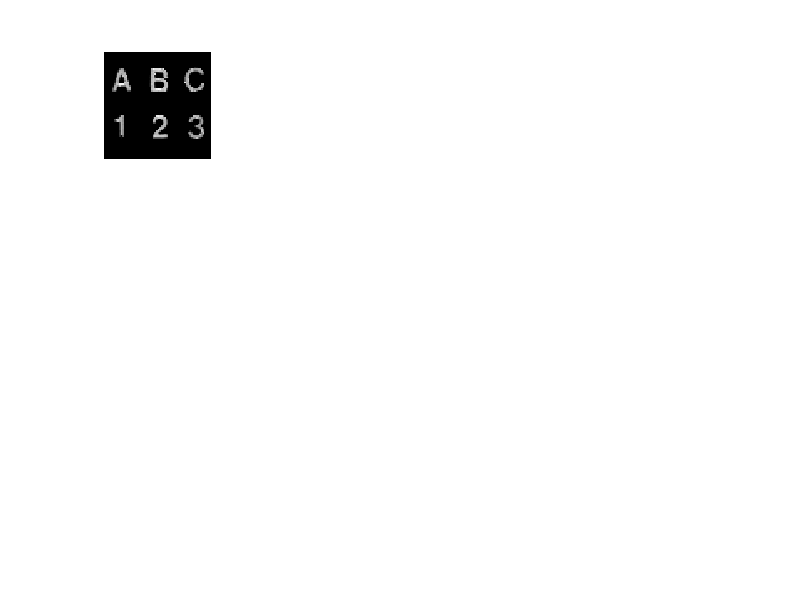

The MATLAB source for this figure: (Note: this script raises an error after producing the figure.)
fid=fopen('charact1.txt');
%open the file in the folder
[Image,COUNT]=fscanf(fid,'%s',[64,64]);
%create an matrix which contains the data of the file.
fclose(fid);
table = [zeros(1,'0'-1) , 0:9 , zeros(1,'A'-'9'-1) , ('A':'Z')-'A' + 10]; 
% match the A-Z to the number 10-36 to transform the char data to number.
image1=table(Image');
subplot(3,4,1);
imshow(image1,[0,31]);
%show the answer to the question, produce the original image
binary_image=imbinarize(image1);
subplot(3,4,2);
imshow(binary_image);
%%
s=regionprops(binary_image,'Image','BoundingBox','Centroid');
%find the bounding of characters to separate the characters and the centroid of characters



%plot the separate image
figure(2)
for k=1:6
    subplot(2,3,k);
    imshow(s(k).Image);
end



%draw the bounding of the separate image
figure(1)
subplot(3,4,3);
imshow(binary_image);
hold on 
for j = 1 : 6
     BB = s(j).BoundingBox;
     rectangle('Position',[BB(1),BB(2),BB(3),BB(4)],'EdgeColor','r','LineWidth',1);   
end
hold off



%plot the centroid of each character
centroids=cat(1,s.Centroid);
subplot(3,4,4);
imshow(binary_image);
hold on 
plot(centroids(:,1),centroids(:,2),'b+');
hold off



%rotate the image by 90 degree counterclockwise
figure(3)
rotate_image1=zeros(size(binary_image,1));
for k=1:6
    angle=-90;
    subplot(2,3,k);
    rotateimage=imrotate(s(k).Image,angle,'bilinear','loose');
    crop_image=regionprops(rotateimage,'Image');
    info_rotate=regionprops(crop_image.Image,'Centroid');
    imshow(crop_image.Image);
    %get the centroid of the rotated image
    for n=-(round(info_rotate.Centroid(:,1)-1)):size(crop_image.Image,2)-round(info_rotate.Centroid(:,1))
        for m=-(round(info_rotate.Centroid(:,2)-1)):size(crop_image.Image,1)-round(info_rotate.Centroid(:,2))
            rotate_image1(m+round(centroids(k,2)),n+round(centroids(k,1)))=crop_image.Image(round(info_rotate.Centroid(:,2))+m,round(info_rotate.Centroid(:,1))+n);
            %match the centroid of the original image and the rotated image
        end
    end
end
figure(1)
subplot(3,4,5);
imshow(rotate_image1);%show the image of rotate 90 degree counterclockwise



%rotate the image by 35 degree clockwise
figure(4)
rotate_image2=zeros(size(binary_image,1));
for k=1:6
    angle=35;
    subplot(2,3,k);
    rotateimage=imrotate(s(k).Image,angle,'bilinear','loose');
    %rotate the crop image with specific angle.
    crop_image=regionprops(rotateimage,'Image');
    info_rotate=regionprops(crop_image.Image,'Centroid');
    imshow(crop_image.Image);
    %get the centroid of the rotated image
    rotate_centroids=cat(1,info_rotate.Centroid);
    for n=-(round(info_rotate.Centroid(:,2)-1)):size(crop_image.Image,1)-round(info_rotate.Centroid(:,2))
        for m=-(round(info_rotate.Centroid(:,1)-1)):size(crop_image.Image,2)-round(info_rotate.Centroid(:,1))
            rotate_image2(n+round(centroids(k,2)),m+round(centroids(k,1)))=crop_image.Image(round(info_rotate.Centroid(:,2))+n,round(info_rotate.Centroid(:,1))+m);
            %match the centroid of the original image and the rotated image
        end
    end
end
figure(1)
subplot(3,4,6);
imshow(rotate_image2);%show the image of rotate by 35 degree clockwise



%show the outline of the image 
outline_image=binary_image;
for l=1:size(outline_image,1)
    for m=1:size(outline_image,2)
        if(l-1>1&&m-1>1)
            if(binary_image(l,m-1)==1&&binary_image(l-1,m)==1&&binary_image(l+1,m)==1&&binary_image(l,m+1)==1)
                outline_image(l,m)=0;
            end
        end
    end
end
 subplot(3,4,7);
 imshow(outline_image);
 
 
 
 %show the image in one-pixel thin
 onepixel_image1=binary_image;
 subplot(3,4,8);
 imshow(bwmorph(binary_image,'thin',inf));


 
 %Scale and display the characters
 scale=cat(1,size(s(1).Image),size(s(2).Image),size(s(3).Image),size(s(4).Image),size(s(5).Image),size(s(6).Image));
 scalemax=max(scale);     
 str= struct('a',{});
 for i=1:6
     str(i).a=zeros(scalemax(1),size(s(i).Image,2));
     str(i).a(1:size(s(i).Image,1),1:size(s(i).Image,2))=s(i).Image;
 end
 scale_image=zeros(scalemax(1),1);
 for i=1:size(str,2)
      scale_image=cat(2,scale_image,zeros(scalemax(1),1),str(i).a);
 end
subplot(3,4,[10 11]);
imshow(scale_image);